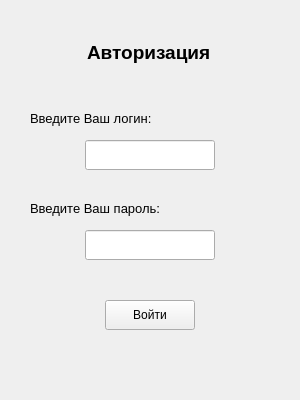
<?xml version="1.0" encoding="UTF-8"?>
<ui version="4.0">
 <class>MainWindow</class>
 <widget class="QMainWindow" name="MainWindow">
  <property name="geometry">
   <rect>
    <x>0</x>
    <y>0</y>
    <width>300</width>
    <height>400</height>
   </rect>
  </property>
  <property name="windowTitle">
   <string>MainWindow</string>
  </property>
  <widget class="QWidget" name="centralwidget">
   <widget class="QLabel" name="MainHedding">
    <property name="geometry">
     <rect>
      <x>87</x>
      <y>40</y>
      <width>126</width>
      <height>25</height>
     </rect>
    </property>
    <property name="font">
     <font>
      <family>Arial</family>
      <pointsize>14</pointsize>
      <weight>75</weight>
      <bold>true</bold>
     </font>
    </property>
    <property name="text">
     <string>Авторизация</string>
    </property>
   </widget>
   <widget class="QLabel" name="LoginHedding">
    <property name="geometry">
     <rect>
      <x>30</x>
      <y>110</y>
      <width>131</width>
      <height>16</height>
     </rect>
    </property>
    <property name="font">
     <font>
      <family>Arial</family>
      <pointsize>10</pointsize>
     </font>
    </property>
    <property name="text">
     <string>Введите Ваш логин:</string>
    </property>
   </widget>
   <widget class="QLineEdit" name="LoginBox">
    <property name="geometry">
     <rect>
      <x>85</x>
      <y>140</y>
      <width>130</width>
      <height>30</height>
     </rect>
    </property>
   </widget>
   <widget class="QLabel" name="PasswordHedding">
    <property name="geometry">
     <rect>
      <x>30</x>
      <y>200</y>
      <width>131</width>
      <height>16</height>
     </rect>
    </property>
    <property name="font">
     <font>
      <family>Arial</family>
      <pointsize>10</pointsize>
     </font>
    </property>
    <property name="text">
     <string>Введите Ваш пароль:</string>
    </property>
   </widget>
   <widget class="QLineEdit" name="PasswordBox">
    <property name="geometry">
     <rect>
      <x>85</x>
      <y>230</y>
      <width>130</width>
      <height>30</height>
     </rect>
    </property>
   </widget>
   <widget class="QPushButton" name="SubmitButton">
    <property name="geometry">
     <rect>
      <x>105</x>
      <y>300</y>
      <width>90</width>
      <height>30</height>
     </rect>
    </property>
    <property name="text">
     <string>Войти</string>
    </property>
   </widget>
  </widget>
 </widget>
 <resources/>
 <connections/>
</ui>
